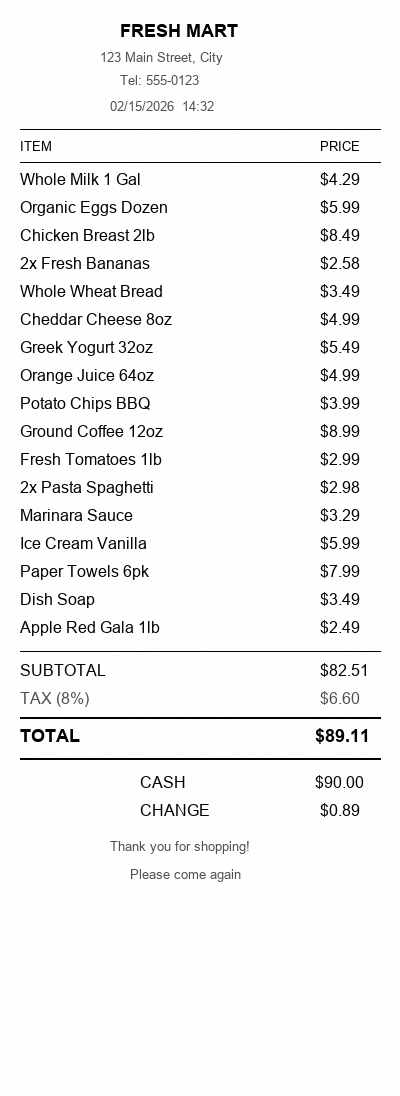
#> input picture sample_receipt.png, 400 x 1096 px
$ python -i image_processor.py   (imports and definitions only)
#> lines starting #> are read from the running program, lines starting #| are printed output that depends on the picture; after the words box and inside, x2 and y2 are one past the last pixel; in counts of white or black regions, pixels touching at a corner belong together
"""
Image Preprocessing Module
Applies advanced image processing techniques to optimize receipt images for OCR.
"""

import cv2
import numpy as np
from PIL import Image, ImageEnhance, ImageFilter
import io


class ImageProcessor:
    """Advanced image preprocessor for receipt images."""

    def __init__(self):
        self.processing_steps = []

    def _add_step_thumbnail(self, name: str, image: np.ndarray):
        """Store a small thumbnail of each step to save memory."""
        h, w = image.shape[:2]
        max_h = 400
        if h > max_h:
            scale = max_h / h
            thumb = cv2.resize(image, (int(w * scale), max_h), interpolation=cv2.INTER_AREA)
        else:
            thumb = image.copy()
        if len(thumb.shape) == 2:
            thumb = cv2.cvtColor(thumb, cv2.COLOR_GRAY2BGR)
        self.processing_steps.append((name, thumb))

    def load_image(self, uploaded_file) -> np.ndarray:
        """Load image from Streamlit uploaded file or file path."""
        if isinstance(uploaded_file, str):
            image = cv2.imread(uploaded_file)
        else:
            file_bytes = np.asarray(bytearray(uploaded_file.read()), dtype=np.uint8)
            image = cv2.imdecode(file_bytes, cv2.IMREAD_COLOR)
            uploaded_file.seek(0)

        if image is None:
            raise ValueError("Could not load image. Please upload a valid image file.")

        self.processing_steps = []
        self._add_step_thumbnail("Original", image)
        return image

    def convert_to_grayscale(self, image: np.ndarray) -> np.ndarray:
        """Convert image to grayscale."""
        if len(image.shape) == 3:
            gray = cv2.cvtColor(image, cv2.COLOR_BGR2GRAY)
        else:
            gray = image.copy()
        self._add_step_thumbnail("Grayscale", gray)
        return gray

    def reduce_noise(self, image: np.ndarray) -> np.ndarray:
        """Apply advanced noise reduction."""
        if len(image.shape) == 2:
            denoised = cv2.fastNlMeansDenoising(image, None, h=12, templateWindowSize=7, searchWindowSize=21)
        else:
            denoised = cv2.fastNlMeansDenoisingColored(image, None, h=12, hForColorComponents=12)
        self._add_step_thumbnail("Noise Reduction", denoised)
        return denoised

    def enhance_contrast(self, image: np.ndarray) -> np.ndarray:
        """Enhance contrast using CLAHE (Contrast Limited Adaptive Histogram Equalization)."""
        if len(image.shape) == 2:
            clahe = cv2.createCLAHE(clipLimit=3.0, tileGridSize=(8, 8))
            enhanced = clahe.apply(image)
        else:
            lab = cv2.cvtColor(image, cv2.COLOR_BGR2LAB)
            l, a, b = cv2.split(lab)
            clahe = cv2.createCLAHE(clipLimit=3.0, tileGridSize=(8, 8))
            l = clahe.apply(l)
            enhanced = cv2.merge([l, a, b])
            enhanced = cv2.cvtColor(enhanced, cv2.COLOR_LAB2BGR)
        self._add_step_thumbnail("Contrast Enhanced", enhanced)
        return enhanced

    def apply_thresholding(self, image: np.ndarray) -> np.ndarray:
        """Apply adaptive thresholding for better text extraction."""
        if len(image.shape) == 3:
            image = cv2.cvtColor(image, cv2.COLOR_BGR2GRAY)

        thresh = cv2.adaptiveThreshold(
            image, 255, cv2.ADAPTIVE_THRESH_GAUSSIAN_C,
            cv2.THRESH_BINARY, 15, 8
        )
        self._add_step_thumbnail("Adaptive Threshold", thresh)
        return thresh

    def deskew(self, image: np.ndarray) -> np.ndarray:
        """Correct image skew/rotation."""
        if len(image.shape) == 3:
            gray = cv2.cvtColor(image, cv2.COLOR_BGR2GRAY)
        else:
            gray = image.copy()

        coords = np.column_stack(np.where(gray > 0))
        if len(coords) < 5:
            return image

        try:
            angle = cv2.minAreaRect(coords)[-1]
            if angle < -45:
                angle = -(90 + angle)
            else:
                angle = -angle

            if abs(angle) > 15:
                return image

            (h, w) = image.shape[:2]
            center = (w // 2, h // 2)
            M = cv2.getRotationMatrix2D(center, angle, 1.0)
            rotated = cv2.warpAffine(image, M, (w, h),
                                      flags=cv2.INTER_CUBIC,
                                      borderMode=cv2.BORDER_REPLICATE)
            self._add_step_thumbnail("Deskewed", rotated)
            return rotated
        except Exception:
            return image

    def sharpen(self, image: np.ndarray) -> np.ndarray:
        """Sharpen image to make text crisper."""
        kernel = np.array([[-1, -1, -1],
                           [-1,  9, -1],
                           [-1, -1, -1]])
        sharpened = cv2.filter2D(image, -1, kernel)
        self._add_step_thumbnail("Sharpened", sharpened)
        return sharpened

    def resize_for_ocr(self, image: np.ndarray, target_height: int = 2000) -> np.ndarray:
        """Resize image to optimal size for OCR."""
        h, w = image.shape[:2]
        if h < target_height:
            scale = target_height / h
            new_w = int(w * scale)
            resized = cv2.resize(image, (new_w, target_height), interpolation=cv2.INTER_CUBIC)
            return resized
        return image

    def process_receipt(self, uploaded_file) -> dict:
        """
        Full preprocessing pipeline for receipt images.
        Memory-optimized: only keeps essential images, frees intermediates.
        """
        import gc
        self.processing_steps = []

        # Load
        original = self.load_image(uploaded_file)
#> in load_image, image is the input picture: shape (1096, 400, 3); mean B, G, R 244.4, 244.4, 244.4
#> in _add_step_thumbnail, `thumb = cv2.resize(image, (int(w * scale), max_h), interpolation=cv2.I..`:
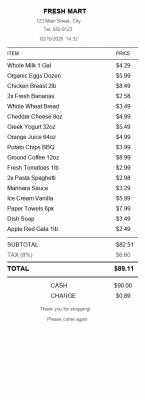
#> thumb: shape (400, 145, 3); mean B, G, R 244.4, 244.4, 244.4

        # Resize for better OCR
        resized = self.resize_for_ocr(original)
#> in resize_for_ocr, `resized = cv2.resize(image, (new_w, target_height), interpolation=cv2...`:
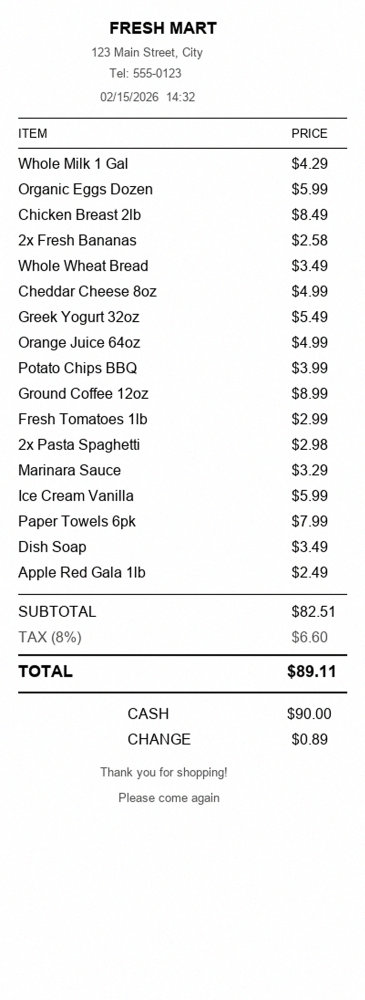
#> resized: shape (2000, 729, 3) (shown at 1/2 size); mean B, G, R 243.9, 243.9, 243.9

        # Grayscale
        gray = self.convert_to_grayscale(resized)
        del resized  # free memory

        # Noise reduction
        denoised = self.reduce_noise(gray)
        del gray

        # Contrast enhancement
        enhanced = self.enhance_contrast(denoised)
        del denoised

        # Deskew
        deskewed = self.deskew(enhanced)
#> in deskew, `coords = np.column_stack(np.where(gray > 0))`: coords = 1458000 pairs, first value 0 to 1999, second value 0 to 728
#> in deskew, `angle = cv2.minAreaRect(coords)[-1]`: angle = -90
#> in deskew, `angle = -(90 + angle)`: angle = 0
#> in deskew, `M = cv2.getRotationMatrix2D(center, angle, 1.0)`: M = [[1, 0, 0], [0, 1, 0]]
        del enhanced

        # Sharpen
        sharpened = self.sharpen(deskewed)
#> in sharpen, `sharpened = cv2.filter2D(image, -1, kernel)`:
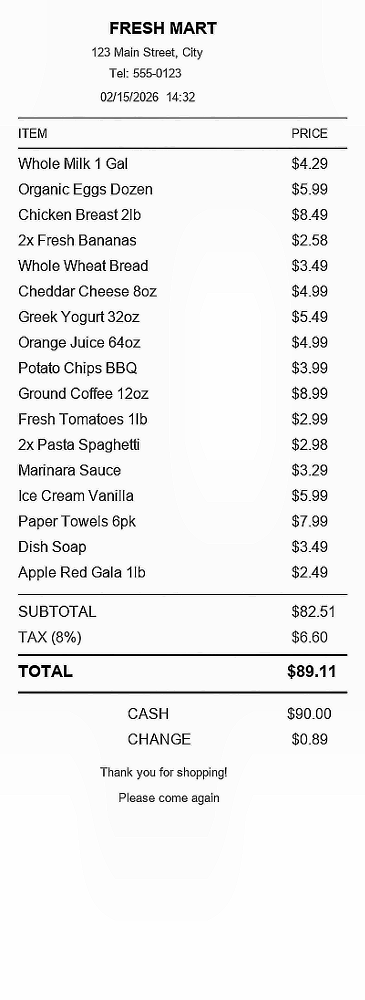
#> sharpened: shape (2000, 729) (shown at 1/2 size); min 0, max 255, mean 240.7
#> in _add_step_thumbnail (call 6), `thumb = cv2.resize(image, (int(w * scale), max_h), interpolation=cv2.I..`:
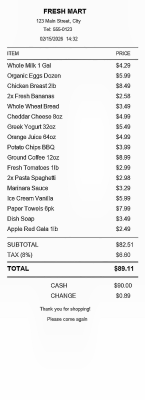
#> thumb: shape (400, 145); min 1, max 255, mean 240.7
        del deskewed

        # Threshold (for OCR)
        thresholded = self.apply_thresholding(sharpened)
#> in apply_thresholding, `thresh = cv2.adaptiveThreshold( image, 255, cv2.ADAPTIVE_THRESH_GAUSSI..`: thresh: shape (2000, 729); 95.2% white; 2525 black regions (2060 under 20 px), largest, box (x1, y1, x2, y2) and area: (36, 1308, 695, 1312) 2636, (36, 1383, 695, 1387) 2636, (36, 295, 695, 298) 1976

        gc.collect()

        return {
            "original": original,
            "thresholded": thresholded,
            "final_for_ocr": sharpened,
            "processing_steps": self.processing_steps
        }

>>> result = ImageProcessor().process_receipt('sample_receipt.png')
#> result = 4 items
